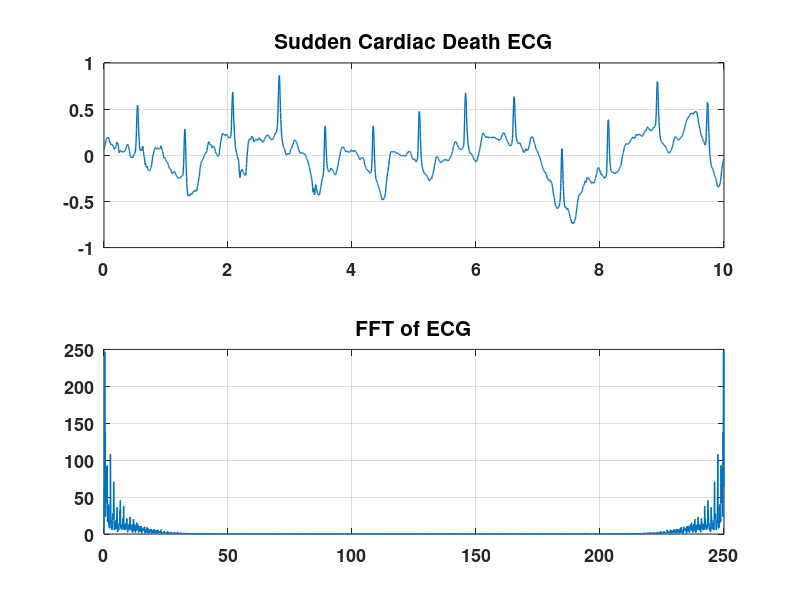
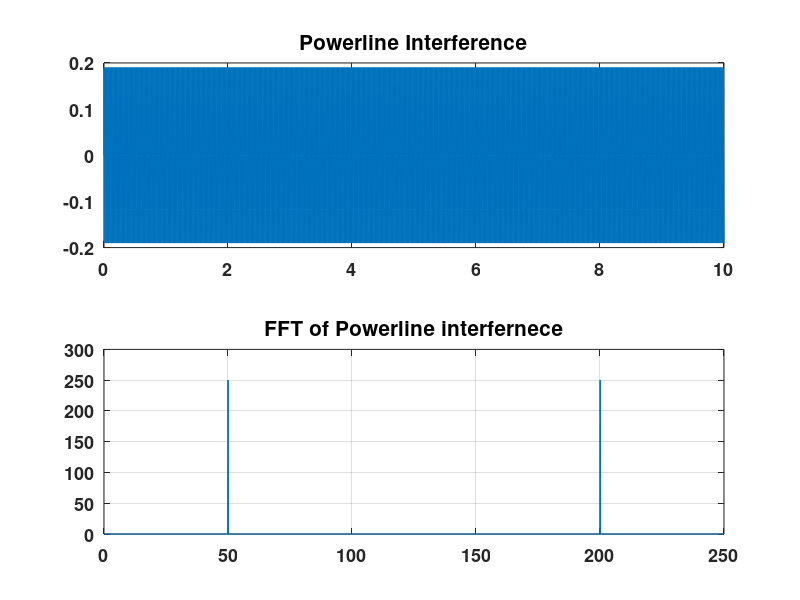
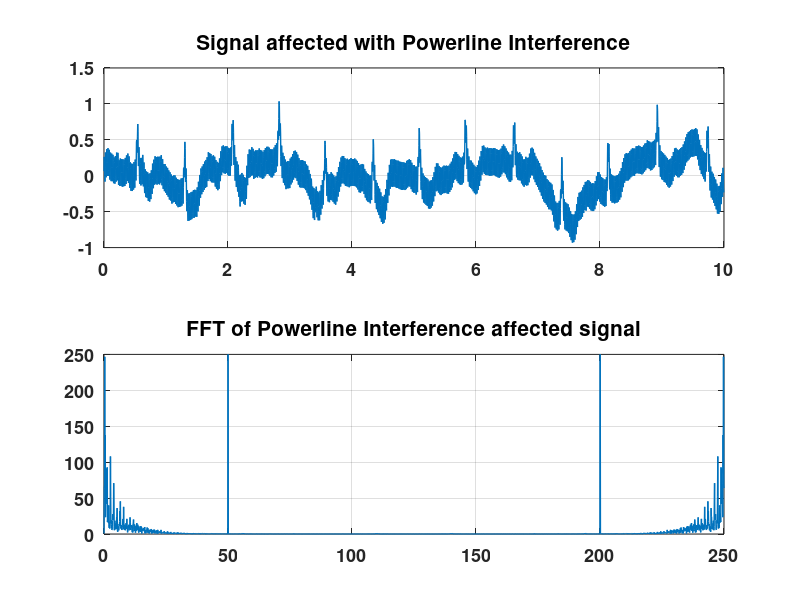

Source code (MATLAB) for these figures, in order:
clc;
close all; 
clear;

fs = 250;
t=0:(1/fs):10-(1/fs);
f = linspace(0, fs, 2500);
load('30m.mat');

figure(1);

subplot(2, 1, 1);
x = val(:,:);
x = x/800;
plot(t, x, 'linewidth', 1);
set(gca, 'fontsize', 13, 'fontweight', 'bold');
title('Sudden Cardiac Death ECG', 'fontsize', 15);
grid on;

subplot(2, 1, 2);
fftx = abs(fft(x));
plot(f, fftx, 'linewidth', 1);
set(gca, 'fontsize', 13, 'fontweight', 'bold');
title('FFT of ECG', 'fontsize', 15);
grid on;

figure(2);

subplot(2, 1, 1);
noise_powerline = 0.2*sin(2*pi*50*t);
plot(t, noise_powerline, 'linewidth', 1);
set(gca, 'fontsize', 13, 'fontweight', 'bold');
title('Powerline Interference', 'fontsize', 15);
grid on;

subplot(2, 1, 2);
plot(f, abs(fft(noise_powerline)), 'linewidth', 1);
set(gca, 'fontsize', 13, 'fontweight', 'bold');
title('FFT of Powerline interfernece', 'fontsize', 15);
grid on;

figure(3);

subplot(2, 1, 1);
noisy_signal = x + noise_powerline;
plot(t, noisy_signal, 'linewidth', 1);
set(gca, 'fontsize', 13, 'fontweight', 'bold');
title('Signal affected with Powerline Interference', 'fontsize', 15);
grid on;

subplot(2, 1, 2);
plot(f, abs(fft(noisy_signal)), 'linewidth', 1);
set(gca, 'fontsize', 13, 'fontweight', 'bold');
title('FFT of Powerline Interference affected signal', 'fontsize', 15);
grid on;

% figure(4);
% x_filtered = filter(butter_lpf, noisy_signal);
% 
% subplot(2, 1, 1);
% plot(t, x_filtered, 'linewidth', 1);
% set(gca, 'fontsize', 13, 'fontweight', 'bold');
% title('Filtered Signal', 'fontsize', 15);
% grid on;
% 
% subplot(2, 1, 2);
% plot(f, abs(fft(x_filtered)), 'linewidth', 1);
% set(gca, 'fontsize', 13, 'fontweight', 'bold');
% title('FFT of Filtered signal', 'fontsize', 15);
% grid on;